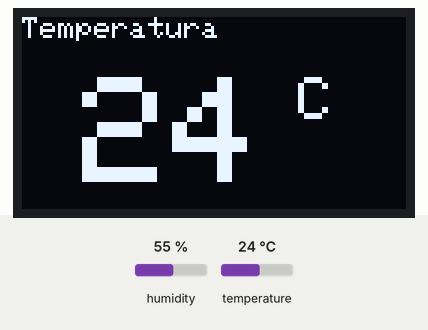
The sketch below on a simulated ESP8266 (NodeMCU). On the bench: 128×64 one-colour display. The inputs (shaded band) are chosen by the test bench; at power-on: humidity 55 %, temperature 24 °C. WiFi joins after 1.5 s; servers stay silent unless stated; no MQTT or app messages arrive unless stated; what the sketch prints to the serial monitor is not drawn.

Above: at 7.3 s.
7.4 s: humidity set to 22 %
At 19.0 s:
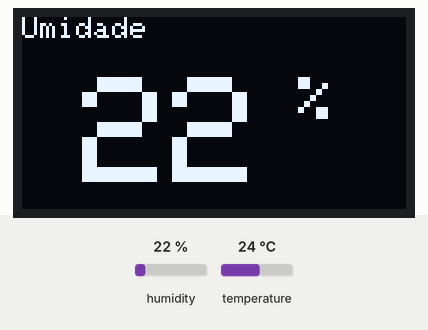
19.3 s: temperature set to 12 °C
At 25.2 s:
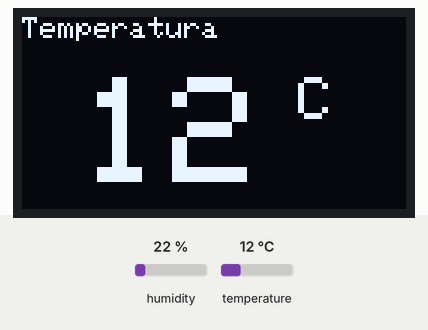
28.4 s: humidity set to 40 %
At 37.1 s:
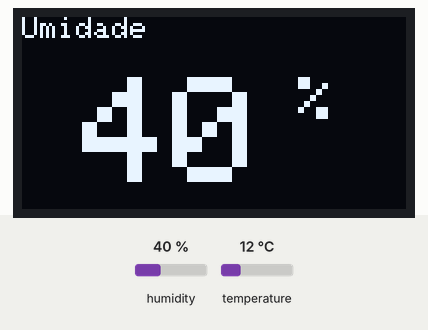
37.5 s: temperature set to 19 °C
At 44.4 s:
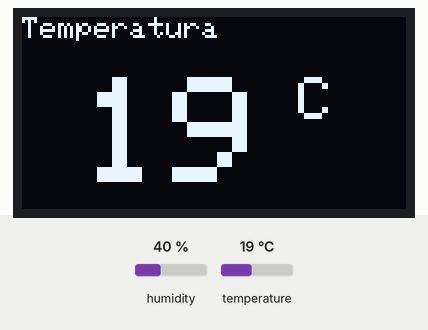
Timing chart, 0 to 45.9 s (numbered marks = the images above; inputs shaded):
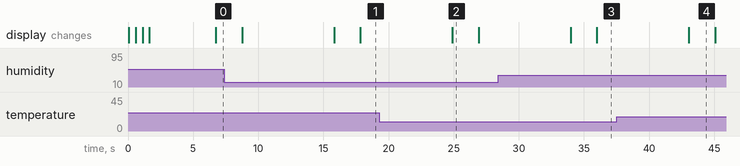

The sketch:

IOT.ino
```cpp
//---WI-FI---//
#include <ESP8266WiFi.h>
const char* ssid = "........";
const char* password = "........";
WiFiClient espClient;


//--- MQTT ---//
#include <PubSubClient.h>
const char* mqtt_Broker = "iot.eclips.org";
PubSubClient client(espClient);
const char* topicoTemperatura = "labJohann/temperatura";
const char* topicoUmidade = "labJohann/umidade";
const char* mqtt_ClientID = "Termometro_Johann01";

//--- DHT---//
#include <DHT.h>
#define DHTPIN 3
#define DHTTYPE DHT11 //especifica qual sensor- dht11 ou dht 22
DHT dht(DHTPIN, DHTTYPE);
int umidade;
int temperatura;

//--- Display---//
#include <Adafruit_SSD1306.h>
#include <splash.h>
#define OLED_RESET LED_BUILTIN
Adafruit_SSD1306 display(OLED_RESET);

void setup() {
  //Serial.begin(115200);
  configurarDisplay();
  conectar_WiFi();
  client.setServer(mqtt_Broker, 1883);
}

void loop() {
  if(!client.connected()){
    reconectarMQTT();
  }
  medir_temperatura_e_umidade();
  mostrar_temperatura_umidade();
  publicar_Temperatur_e_Umidade();
}

void conectar_WiFi(){
  delay(10);
  display.setTextSize(2);
  display.setCursor(0,0);
  display.print("Conectando");
  display.display();
  WiFi.begin(ssid, password);

  while(WiFi.status() != WL_CONNECTED){
    delay(500);
    display.print(".");
    display.display();
  }

}

void configurarDisplay(){
  display.begin(SSD1306_SWITCHCAPVCC, 0x3C);;  //0x3C é o endereço do display. Para saber existe um código no site da arduino para saber o endereço por tecnologia I2C
  display.setTextColor(WHITE);
  display.clearDisplay();
}

void reconectarMQTT(){
  while(!client.connected()){
    client.connect("Termometro_Johann01");

  }
}

void medir_temperatura_e_umidade(){
  umidade = dht.readHumidity();
  temperatura = dht.readTemperature(false);
  Serial.print("Temperatur: ");
  Serial.print(temperatura);
  Serial.print(" *C");
  Serial.print("   ");
  Serial.print("Umidade");
  Serial.println(umidade);
  delay(5000); //intervalo do dht11 é de 1s
}

void publicar_Temperatur_e_Umidade(){
  client.publish(topicoTemperatura, String(temperatura).c_str(), true);
  client.publish(topicoUmidade, String(umidade).c_str(), true);


}

void mostrar_temperatura_umidade(){
  Mostrar_mensagem_no_display("Temperatura", (temperatura), " C");
  Mostrar_mensagem_no_display("Umidade", (umidade), " %");
}


void Mostrar_mensagem_no_display(const char* texto1, int medicao, const char* texto2){
  display.clearDisplay();
  display.setTextSize(1);
  display.setCursor(0,0);
  display.print(texto1);
  display.setTextSize(5);
  display.setCursor(20,20);
  display.print(medicao);
  display.setTextSize(2);
  display.print(texto2);
  display.display();
  delay(2000);
}
```

Measured:
- after the input at 7.4 s, the display: first differs from a run without the input after 10.4 s (image 1)
- after the input at 19.3 s, the display: changes after 5.6 s (image 2)
- after the input at 28.4 s, the display: first differs from a run without the input after 7.6 s (image 3)
- after the input at 37.5 s, the display: changes after 5.5 s (image 4)
- what the display in image 2 shows lasts 2.0 s, from 24.9 s to 26.9 s
